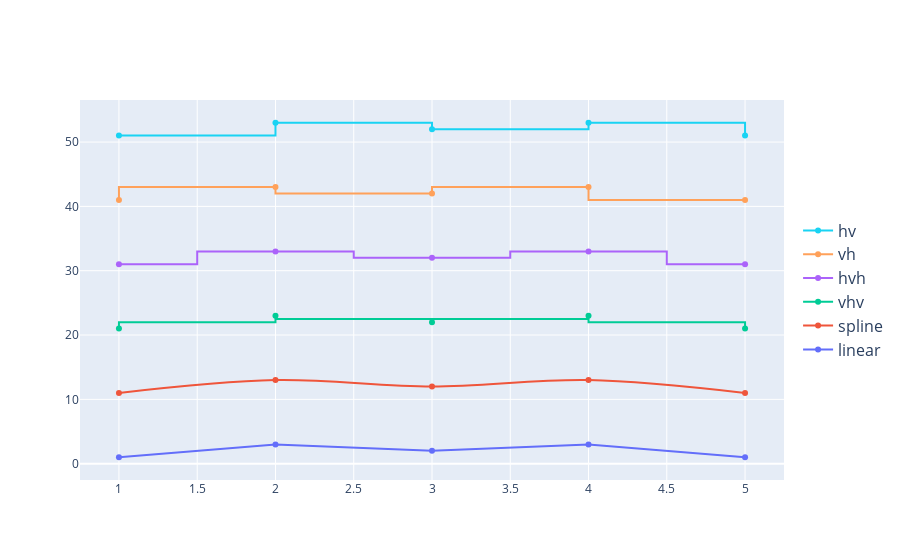

Here is the notebook cell this chart was saved with:
### Code cell
x = np.array([1, 2, 3, 4, 5])
y = np.array([1, 3, 2, 3, 1])

fig =go.Figure()
fig.add_trace(go.Scatter(x=x, y=y, name='linear', line_shape='linear'))
fig.add_trace(go.Scatter(x=x, y=y+10, name='spline', hoverinfo='text+name', line_shape='spline'))
fig.add_trace(go.Scatter(x=x, y=y+20, name='vhv', line_shape='vhv'))
fig.add_trace(go.Scatter(x=x, y=y+30, name='hvh', line_shape='hvh'))
fig.add_trace(go.Scatter(x=x, y=y+40, name='vh', line_shape='vh'))
fig.add_trace(go.Scatter(x=x, y=y+50, name='hv', line_shape='hv'))
fig.update_traces(hoverinfo='text+name', mode='lines+markers')
fig.update_layout(legend=dict(y=0.5, traceorder='reversed', font_size=16))
fig.show()

### Figure 1 — Plotly figure (JSON) as saved in the notebook; plotly's stock layout.template omitted (floating-point values rounded to 4 significant figures)
{"data": [{"hoverinfo": "text+name", "line": {"shape": "linear"}, "mode": "lines+markers", "name": "linear", "type": "scatter", "x": [1, 2, 3, 4, 5], "y": [1, 3, 2, 3, 1]}, {"hoverinfo": "text+name", "line": {"shape": "spline"}, "mode": "lines+markers", "name": "spline", "type": "scatter", "x": [1, 2, 3, 4, 5], "y": [11, 13, 12, 13, 11]}, {"hoverinfo": "text+name", "line": {"shape": "vhv"}, "mode": "lines+markers", "name": "vhv", "type": "scatter", "x": [1, 2, 3, 4, 5], "y": [21, 23, 22, 23, 21]}, {"hoverinfo": "text+name", "line": {"shape": "hvh"}, "mode": "lines+markers", "name": "hvh", "type": "scatter", "x": [1, 2, 3, 4, 5], "y": [31, 33, 32, 33, 31]}, {"hoverinfo": "text+name", "line": {"shape": "vh"}, "mode": "lines+markers", "name": "vh", "type": "scatter", "x": [1, 2, 3, 4, 5], "y": [41, 43, 42, 43, 41]}, {"hoverinfo": "text+name", "line": {"shape": "hv"}, "mode": "lines+markers", "name": "hv", "type": "scatter", "x": [1, 2, 3, 4, 5], "y": [51, 53, 52, 53, 51]}], "layout": {"legend": {"font": {"size": 16}, "traceorder": "reversed", "y": 0.5}}}
